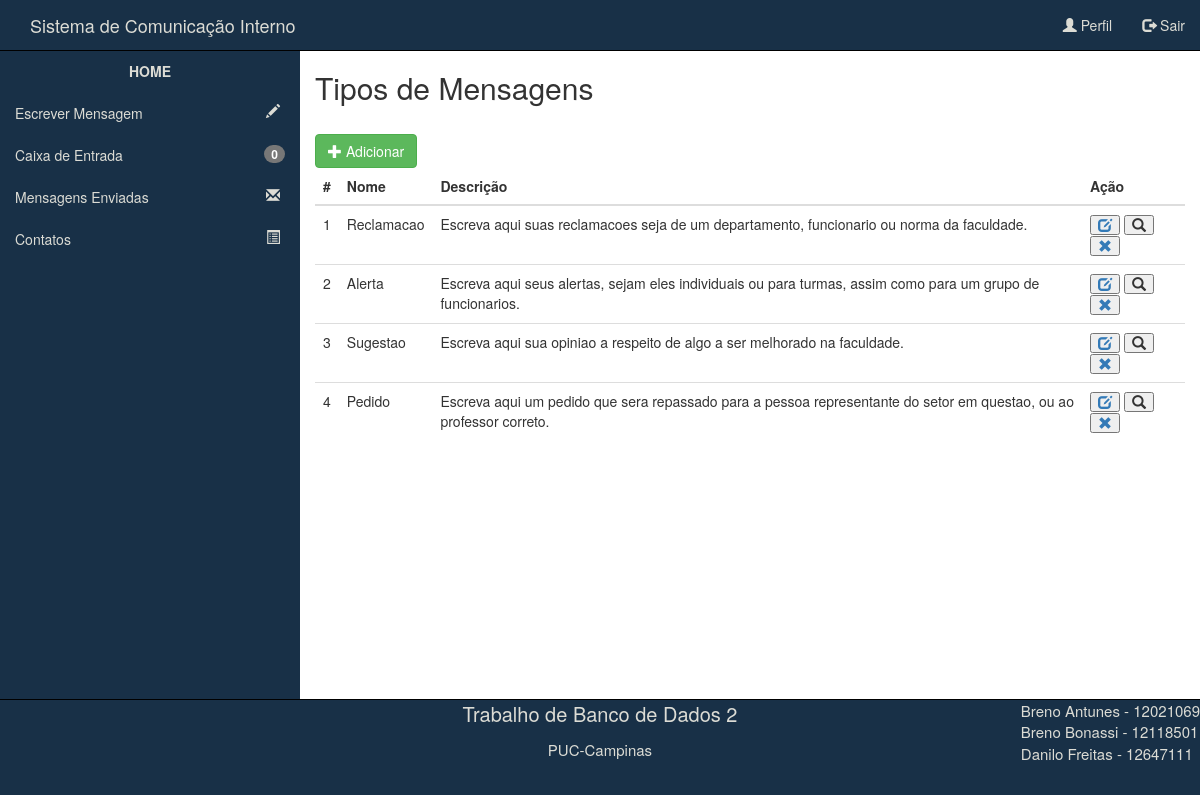
Screenshot of /TipoMensagem/gridTipoMensagem.php with the database file from the repository.
### tables this page shows
CREATE TABLE IF NOT EXISTS `TIPO_MENSAGEM` (
  `id_tipo_mensagem` int(11) NOT NULL,
  `nome_tipo_msg` varchar(60) NOT NULL,
  `descricao_tipo_msg` text
);

### TipoMensagem/gridTipoMensagem.php (the view, shortened to what this page needs)
<?php
  		$idUsuario = $_SESSION['id'];
		$consultaMsg = mysql_query("SELECT * FROM MENSAGEM WHERE destinatario='$idUsuario' AND lida = 0") or die(mysql_error());
		$msgsNaoLidas = mysql_num_rows($consultaMsg);
?>
<!DOCTYPE html>
<html lang="pt-br">
<head>
	<link rel="stylesheet" href="../css/bootstrap.css">
	<link rel="stylesheet" href="../css/estilo.css">
	<link rel="stylesheet" href="../css/menuTopoEstilo.css">
	<link rel="stylesheet" href="../css/menuLateralEstilo.css">
</head>
<body>
	<nav class="navbav navbar-default menuSuperior">
		<div class="container-fluid">
			<div class="navbar-header">
				<a class="navbar-brand" id="tituloTopo" href="../index.php">Sistema de Comunicação Interno</a>
			</div>
			<ul class="nav navbar-nav navbar-right">
				<li><a id="opcaoMenuSuperior1" href="../perfil.php"><span class="glyphicon glyphicon-user"></span> Perfil</a></li>
				<li><a id="opcaoMenuSuperior2" href="../login.php"><span class="glyphicon glyphicon-log-out"></span> Sair</a></li>
			</ul>
		</div>
	</nav>
	<div class="container-fluid principal">
		<div class="row linhaPrincipal">
			<nav class="col-md-3 menuLateral">
				<ul class="nav nav-pulls nav-stacked">
						<li>
							<a href="../index.php" id="opcaoMenuLateral0">HOME</a>
						</li>
					    <li>
	                        <a href="../escreverMensagem.php?&go=enviar" id="opcaoMenuLateral1">Escrever Mensagem <span class="glyphicon glyphicon-pencil pull-right icones"></span></a>
	                    </li>
	                    <li>
	                        <a href="../mensagensRecebidas.php" id="opcaoMenuLateral2">Caixa de Entrada <span class="badge pull-right"><?php echo $msgsNaoLidas; ?></span></a>
	                    </li>
	                    <li>
	                        <a href="../mensagensEnviadas.php" id="opcaoMenuLateral3">Mensagens Enviadas <span class="glyphicon glyphicon-envelope pull-right icones"></span></a>
	                    </li>
	                    <li>
	                        <a href="../contatos.php" id="opcaoMenuLateral4">Contatos <span class="glyphicon glyphicon-list-alt pull-right icones"></span></a>
	                    </li>
	                </ul>
			</nav>
			<section class="col-md-9 conteudo">
				<h2>Tipos de Mensagens</h2>
				<br>
				<div class="form-group">
					<a class="btn btn-success pull-left" href="create.php"><span class="glyphicon glyphicon-plus"></span> Adicionar</a>
					<table class="table table-hover">
						<thead>
							<th>#</th>
							<th>Nome</th>
							<th>Descrição</th>
							<th>Ação</th>
						</thead>
						<tbody>
								<?php
									$sql = mysql_query("SELECT * FROM TIPO_MENSAGEM ORDER BY id_tipo_mensagem");
									$numrows = mysql_num_rows($sql);
									if ($numrows<=0){
										echo "<td colspan='4'>Não existem tipos de mensagens cadastrados !</td>";
									}else{
										while($linha = mysql_fetch_assoc($sql)){
											echo "<tr onclick='location.href = '../login.php'' class='tabelaClicavel' >";
											echo 	"<td>" . $linha['id_tipo_mensagem'] . "</td>";
											echo 	"<td>" . $linha['nome_tipo_msg'] . "</td>";
											echo 	"<td>" . $linha['descricao_tipo_msg'] . "</td>";
											echo 	"<td>
														<a href = 'edit.php?go=editarPerfil&id=" .$linha['id_tipo_mensagem']. "'><button class = 'glyphicon glyphicon-edit' title = 'Editar'></button></a>
														<button class = 'glyphicon glyphicon-search' title = 'Visualizar'></button>
														<a href='delete.php?id=" . $linha['id_tipo_mensagem'] . "' onclick='return confirmacao()'><button title = 'Remover' class = 'glyphicon glyphicon-remove' ></button></a>
													</td>";
											echo "</tr>";
										}
									}
								?>
						</tbody>
					</table>
				</div>
			</section>
		</div>
	</div>
	<div class="container-fluid rodape">
		<footer class="row">
			<div class="col-md-4 conteudoRodape">
			</div>
			<div class="col-md-4 conteudoRodape">
				<p style="font-size:20px">Trabalho de Banco de Dados 2</p>
				<p style="font-size:15px">PUC-Campinas</p>
			</div>
			<div class="col-md-4 conteudoRodape">
				<p class="pull-right text-left"style="font-size:15px">Breno Antunes - 12021069 <br>Breno Bonassi - 12118501 <br>Danilo Freitas - 12647111 </p>
			</div>
		</footer>
	</div>
</body>
</html>

### css/estilo.css (style rules this page uses)
html, body { height: 100%; overflow-x: hidden; overflow-y: auto; }
.principal { height: 81%; }
.linhaPrincipal { height: 100%; }
.conteudo { height: 100%; }
.rodape { height: 12%; background-color: #183047; border-top:1px solid black; overflow-y: auto; }
.conteudoRodape { padding: 0; color: #DCDCD5; text-align: center; }

### css/menuTopoEstilo.css (style rules this page uses)
.menuSuperior { background-color: #183047; border-bottom: 1px solid black; }
#tituloTopo { color: #DCDCD5; }
#opcaoMenuSuperior1 { color: #DCDCD5; }
#opcaoMenuSuperior2 { color: #DCDCD5; }

### css/menuLateralEstilo.css (style rules this page uses)
.menuLateral { padding: 0px; background-color: #183047; height: 100%; }
#opcaoMenuLateral0 { color: #DCDCD5; text-align: center; font-weight: bold; height: 40px; }
#opcaoMenuLateral1 { color: #DCDCD5; }
#opcaoMenuLateral2 { color: #DCDCD5; }
#opcaoMenuLateral3 { color: #DCDCD5; }
#opcaoMenuLateral4 { color: #DCDCD5; }
span.icones { padding-right: 5px; }

### rows the page displays
tipo_mensagem: id_tipo_mensagem "1", nome_tipo_msg "Reclamacao", descricao_tipo_msg "Escreva aqui suas reclamacoes seja de um departamento, funcionario ou norma da faculdade."
tipo_mensagem: id_tipo_mensagem "2", nome_tipo_msg "Alerta", descricao_tipo_msg "Escreva aqui seus alertas, sejam eles individuais ou para turmas, assim como para um grupo de funcionarios."
tipo_mensagem: id_tipo_mensagem "3", nome_tipo_msg "Sugestao", descricao_tipo_msg "Escreva aqui sua opiniao a respeito de algo a ser melhorado na faculdade."
tipo_mensagem: id_tipo_mensagem "4", nome_tipo_msg "Pedido", descricao_tipo_msg "Escreva aqui um pedido que sera repassado para a pessoa representante do setor em questao, ou ao professor correto."

### other values shown
$msgsNaoLidas "0"
